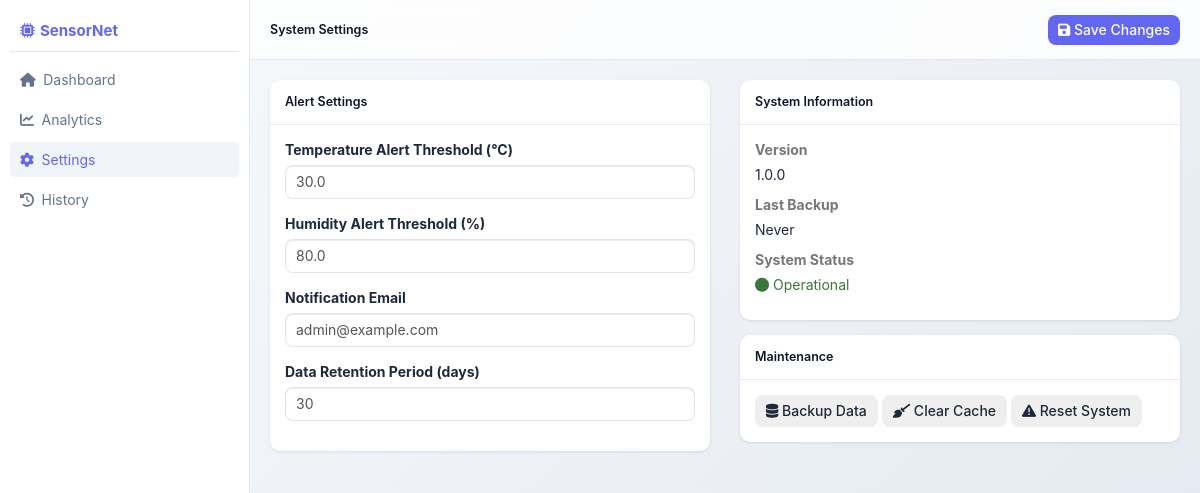
The app's page /settings (signed in) with its own data.
### tables this page shows
CREATE TABLE settings (
                    id INTEGER PRIMARY KEY AUTOINCREMENT,
                    alert_threshold_temp REAL DEFAULT 30,
                    alert_threshold_humid REAL DEFAULT 80,
                    notification_email TEXT DEFAULT 'admin@example.com',
                    data_retention_days INTEGER DEFAULT 30
                );

### app.py (the view, shortened to what this page needs)
@app.route('/settings', methods=['GET', 'POST'])
@login_required
def settings():
    with get_db() as conn:
        cursor = conn.cursor()
        cursor.execute('SELECT * FROM settings LIMIT 1')
        settings = cursor.fetchone()
    return render_template('settings.html', settings=settings)

### app.py (called while the page is built)
def get_db():
    db = sqlite3.connect(app.config['DATABASE'])
    db.row_factory = sqlite3.Row
    return db

def get_user_by_id(user_id):
    with get_db() as conn:
        cursor = conn.cursor()
        cursor.execute('SELECT * FROM users WHERE id = ?', (user_id,))
        user_data = cursor.fetchone()
        if user_data:
            return User(user_data['id'], user_data['username'], user_data['password_hash'])
    return None

@login_manager.user_loader
def load_user(user_id):
    return get_user_by_id(int(user_id))

### templates/settings.html (shortened to what this page needs)
{% extends 'base.html' %}
{% block content %}
<div class="main-content">
    <header class="main-header">
        <h1 class="header-title">System Settings</h1>
        <div class="d-flex align-items-center gap-3">
            <button class="btn btn-primary" onclick="saveSettings()">
                <i class="fas fa-save mr-2"></i>
                Save Changes
            </button>
        </div>
    </header>
    <div class="row">
        <div class="col-md-6">
            <div class="card">
                <div class="card-header">
                    <h5>Alert Settings</h5>
                </div>
                <div class="card-body">
                    <form id="settingsForm">
                        <div class="form-group mb-3">
                            <label>Temperature Alert Threshold (°C)</label>
                            <input type="number" class="form-control" name="alert_threshold_temp"
                                   value="{{ settings.alert_threshold_temp }}" step="0.1">
                        </div>
                        <div class="form-group mb-3">
                            <label>Humidity Alert Threshold (%)</label>
                            <input type="number" class="form-control" name="alert_threshold_humid"
                                   value="{{ settings.alert_threshold_humid }}" step="1">
                        </div>
                        <div class="form-group mb-3">
                            <label>Notification Email</label>
                            <input type="email" class="form-control" name="notification_email"
                                   value="{{ settings.notification_email }}">
                        </div>
                        <div class="form-group mb-3">
                            <label>Data Retention Period (days)</label>
                            <input type="number" class="form-control" name="data_retention_days"
                                   value="{{ settings.data_retention_days }}" min="1">
                        </div>
                    </form>
                </div>
            </div>
        </div>
        <div class="col-md-6">
            <div class="card">
                <div class="card-header">
                    <h5>System Information</h5>
                </div>
                <div class="card-body">
                    <div class="mb-3">
                        <label class="text-muted">Version</label>
                        <p class="mb-0">1.0.0</p>
                    </div>
                    <div class="mb-3">
                        <label class="text-muted">Last Backup</label>
                        <p class="mb-0">Never</p>
                    </div>
                    <div class="mb-3">
                        <label class="text-muted">System Status</label>
                        <p class="mb-0 text-success">
                            <i class="fas fa-circle mr-2"></i>
                            Operational
                        </p>
                    </div>
                </div>
            </div>
            <div class="card mt-4">
                <div class="card-header">
                    <h5>Maintenance</h5>
                </div>
                <div class="card-body">
                    <button class="btn btn-outline-primary mb-2 w-100" onclick="backupData()">
                        <i class="fas fa-database mr-2"></i>
                        Backup Data
                    </button>
                    <button class="btn btn-outline-warning mb-2 w-100" onclick="clearCache()">
                        <i class="fas fa-broom mr-2"></i>
                        Clear Cache
                    </button>
                    <button class="btn btn-outline-danger w-100" onclick="resetSystem()">
                        <i class="fas fa-exclamation-triangle mr-2"></i>
                        Reset System
                    </button>
                </div>
            </div>
        </div>
    </div>
</div>
{% endblock %}

### templates/base.html (style rules this page uses)
:root { --primary-color: #6366f1; --primary-hover: #4f46e5; --danger-color: #ef4444; --danger-hover: #dc2626; --sidebar-width: 250px; --header-height: 60px; --bg-gradient: linear-gradient(135deg, #f8fafc 0%, #e2e8f0 100%); }
body { background: var(--bg-gradient); min-height: 100vh; font-family: 'Inter', -apple-system, BlinkMacSystemFont, "Segoe UI", Roboto, sans-serif; color: #1e293b; padding-left: var(--sidebar-width); margin: 0; }
.main-content { padding: calc(var(--header-height) + 2rem) 2rem 2rem; }
.main-header { position: fixed; top: 0; right: 0; left: var(--sidebar-width); height: var(--header-height); background: rgba(255, 255, 255, 0.8); backdrop-filter: blur(10px); border-bottom: 1px solid #e2e8f0; padding: 0 2rem; display: flex; align-items: center; justify-content: space-between; z-index: 1020; }
.header-title { font-size: 1.25rem; font-weight: 600; color: #0f172a; margin: 0; }
.card { background: white; border: none; border-radius: 1rem; box-shadow: 0 1px 3px rgba(0, 0, 0, 0.1); margin-bottom: 1.5rem; }
.card-header { background: transparent; border-bottom: 1px solid rgba(0, 0, 0, 0.08); padding: 1.5rem; border-radius: 1rem 1rem 0 0 !important; display: flex; justify-content: space-between; align-items: center; }
.card-header h5 { margin: 0; font-size: 1.25rem; font-weight: 600; color: #0f172a; }
.card-body { padding: 1.5rem; }
.btn { border-radius: 8px; font-weight: 500; padding: 0.5rem 1rem; transition: all 0.2s ease; }
.btn-primary { background: var(--primary-color); border: none; color: white; }
.form-control { border-radius: 8px; border: 1px solid rgba(0, 0, 0, 0.1); padding: 0.5rem 1rem; transition: all 0.2s ease; }

### records on screen
settings: alert_threshold_temp "30.0", alert_threshold_humid "80.0", notification_email "admin@example.com", data_retention_days "30"
